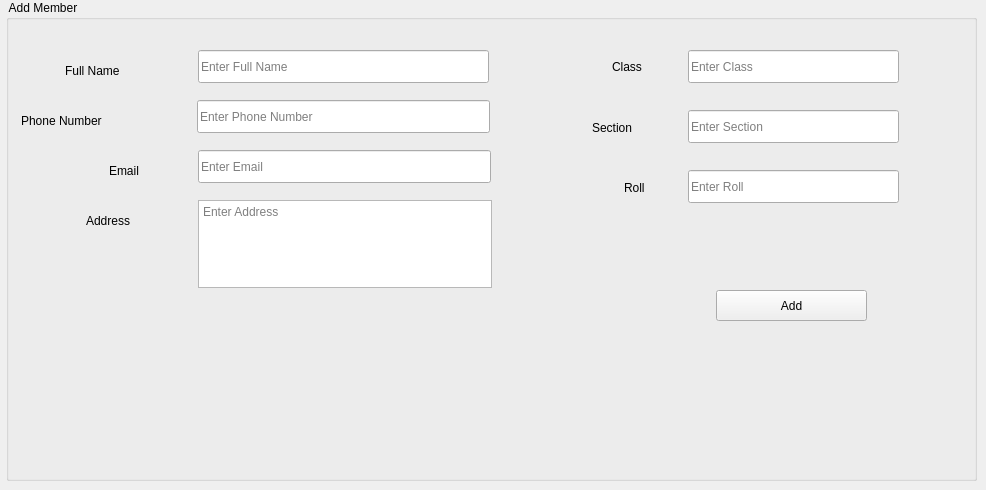
      <widget class="QWidget" name="tab_9">
       <attribute name="title">
        <string>Add Members</string>
       </attribute>
       <widget class="QGroupBox" name="groupBox">
        <property name="geometry">
         <rect>
          <x>6</x>
          <y>0</y>
          <width>971</width>
          <height>481</height>
         </rect>
        </property>
        <property name="title">
         <string> Add Member</string>
        </property>
        <widget class="QLineEdit" name="lineEdit_10">
         <property name="geometry">
          <rect>
           <x>192</x>
           <y>150</y>
           <width>293</width>
           <height>33</height>
          </rect>
         </property>
         <property name="placeholderText">
          <string>Enter Email</string>
         </property>
        </widget>
        <widget class="QLabel" name="label_15">
         <property name="geometry">
          <rect>
           <x>15</x>
           <y>110</y>
           <width>161</width>
           <height>21</height>
          </rect>
         </property>
         <property name="text">
          <string>Phone Number</string>
         </property>
        </widget>
        <widget class="QLineEdit" name="lineEdit_8">
         <property name="geometry">
          <rect>
           <x>192</x>
           <y>50</y>
           <width>291</width>
           <height>33</height>
          </rect>
         </property>
         <property name="placeholderText">
          <string>Enter Full Name</string>
         </property>
        </widget>
        <widget class="QLabel" name="label_14">
         <property name="geometry">
          <rect>
           <x>59</x>
           <y>60</y>
           <width>111</width>
           <height>21</height>
          </rect>
         </property>
         <property name="text">
          <string>Full Name</string>
         </property>
        </widget>
        <widget class="QLabel" name="label_17">
         <property name="geometry">
          <rect>
           <x>80</x>
           <y>210</y>
           <width>91</width>
           <height>21</height>
          </rect>
         </property>
         <property name="text">
          <string>Address</string>
         </property>
        </widget>
        <widget class="QLabel" name="label_16">
         <property name="geometry">
          <rect>
           <x>103</x>
           <y>160</y>
           <width>61</width>
           <height>21</height>
          </rect>
         </property>
         <property name="text">
          <string>Email</string>
         </property>
        </widget>
        <widget class="QLineEdit" name="lineEdit_4">
         <property name="geometry">
          <rect>
           <x>191</x>
           <y>100</y>
           <width>293</width>
           <height>33</height>
          </rect>
         </property>
         <property name="placeholderText">
          <string>Enter Phone Number</string>
         </property>
        </widget>
        <widget class="QPushButton" name="pushButton_7">
         <property name="geometry">
          <rect>
           <x>710</x>
           <y>290</y>
           <width>151</width>
           <height>31</height>
          </rect>
         </property>
         <property name="text">
          <string>Add</string>
         </property>
        </widget>
        <widget class="QLabel" name="label_32">
         <property name="geometry">
          <rect>
           <x>586</x>
           <y>117</y>
           <width>81</width>
           <height>21</height>
          </rect>
         </property>
         <property name="text">
          <string>Section</string>
         </property>
        </widget>
        <widget class="QLineEdit" name="lineEdit_25">
         <property name="geometry">
          <rect>
           <x>682</x>
           <y>50</y>
           <width>211</width>
           <height>33</height>
          </rect>
         </property>
         <property name="placeholderText">
          <string>Enter Class</string>
         </property>
        </widget>
        <widget class="QLineEdit" name="lineEdit_26">
         <property name="geometry">
          <rect>
           <x>682</x>
           <y>110</y>
           <width>211</width>
           <height>33</height>
          </rect>
         </property>
         <property name="placeholderText">
          <string>Enter Section</string>
         </property>
        </widget>
        <widget class="QLabel" name="label_33">
         <property name="geometry">
          <rect>
           <x>606</x>
           <y>56</y>
           <width>61</width>
           <height>21</height>
          </rect>
         </property>
         <property name="text">
          <string>Class</string>
         </property>
        </widget>
        <widget class="QLabel" name="label_34">
         <property name="geometry">
          <rect>
           <x>618</x>
           <y>177</y>
           <width>51</width>
           <height>21</height>
          </rect>
         </property>
         <property name="text">
          <string>Roll</string>
         </property>
        </widget>
        <widget class="QLineEdit" name="lineEdit_27">
         <property name="geometry">
          <rect>
           <x>682</x>
           <y>170</y>
           <width>211</width>
           <height>33</height>
          </rect>
         </property>
         <property name="placeholderText">
          <string>Enter Roll</string>
         </property>
        </widget>
        <widget class="QTextEdit" name="textEdit_3">
         <property name="geometry">
          <rect>
           <x>192</x>
           <y>200</y>
           <width>294</width>
           <height>88</height>
          </rect>
         </property>
         <property name="placeholderText">
          <string>Enter Address</string>
         </property>
        </widget>
       </widget>
      </widget>
